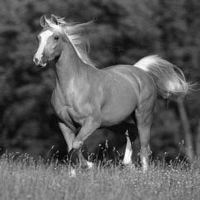
#> input picture Filters/palomino_horse.png, 200 x 200 px
$ python pca.py   (Python 2 division)
#> lines starting #> are read from the running program, lines starting #| are printed output that depends on the picture; long printed decimals are rounded
import numpy as np
import matplotlib.pyplot as plt
from PIL import Image
import Image
from numpy.linalg import eig
from numpy import cov
from pylab import imread,subplot,imshow,title,gray,figure,show,NullLocator

def LoadImage():
    image = Image.open("palomino_horse.png")
#> image is the input picture: PIL image 200x200 RGB; min 3, max 255, mean 89.8
    img = np.array(image)
    img =  img[:,:,0]

    # [8 lines of commented-out code are left out]

    im_width,im_height =image.size
#> im_width = 200; im_height = 200
    pixel_block = 10
    Features=[]
    for i in range(0,im_height,pixel_block): #row
        for j in range(0,im_width,pixel_block): #coliumn

            end_row = i+pixel_block
            end_column = j+pixel_block

            Features.append(img[end_row-pixel_block:end_row,end_column-pixel_block:end_column]) #100 dimensional vector 10 x 10
#> after the loop, Features = 400 items


    Features=np.array(Features)

    Features=Features.reshape(Features.shape[0],Features.shape[1]*Features.shape[2])
    return Features,img


def PCA(Features,image,n_components):

    D, V = eig(cov(Features, rowvar=False))
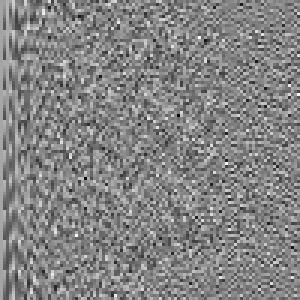
#> V: shape (100, 100) float64 (shown 3 times larger); min -0.394, max 0.367, mean 0.00101; drawn with min black and max white
#> D = 100 values, max 167143.1 at index 0, min 1.15 at index 75, mean 2168.6

    V = V[:, np.argsort(D)]  # Eigen vector with maximum variance is at last
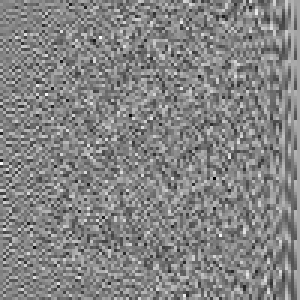
#> V: shape (100, 100) float64 (shown 3 times larger); min -0.394, max 0.367, mean 0.00101; drawn with min black and max white

    # eigen values are not very similar there is variation so the dataset is not in a good subspace

    X = Features - np.tile(Features.mean(axis=0), [Features.shape[0], 1])  #Centre data
    D = sorted(D, reverse=True)
#> D = 100 values, max 167143.1 at index 0, min 1.15 at index 99, mean 2168.6
    var = []

    for k in range(3):
        var.append(D[k])
#> after the loop, var = [167143.1, 13602.1, 12675.4]

    # Find info given by first component
    print np.sum(var)/np.sum(D)*100
#| 89.193
    #print "Variance", var
    #print "Component 1", V[:, -1]
    #print X.shape
    # Map X through the PCA (rotate axes):

    Z=  np.matmul(X, V) #score
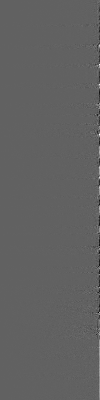
#> Z: shape (400, 100) float64; min -827.1, max 1330.5, mean 0; drawn with min black and max white
    num=1

    for component in n_components:

        T = Z[:,V.shape[0]-component:V.shape[0]]  # n pca

        E =  V[:, V.shape[0]-component:V.shape[0]] # n pca components(most variance)

        R = np.dot(T,np.transpose(E)) + np.mean(Features,axis=0)


    #Now reconstruct the whole image

        pixel_block = 10
        im_height= 200
        im_width=200
        Reconstructed_image = np.zeros(shape=(200,200))
        x=0
        for i in range(0, im_height, pixel_block):  # row (200)  #run 20 times
            for j in range(0, im_width, pixel_block):  #column (200)  #run 20 times
                end_row = i + pixel_block
                end_column = j + pixel_block
                Reconstructed_image[end_row-pixel_block:end_row,end_column-pixel_block:end_column]=np.reshape(R[x],(10,10))
                x+=1

        ax = subplot(3, 2, num, frame_on=False)
        ax.xaxis.set_major_locator(NullLocator())  # remove ticks
        ax.yaxis.set_major_locator(NullLocator())
        num += 1
        plt.imshow(np.flipud(Reconstructed_image),cmap='gray',origin='lower')
        plt.title('PCs # ' + str(component))
#> this loop made 4 passes
#> pass 1, in PCA, `R = np.dot(T,np.transpose(E)) + np.mean(Features,axis=0)`:
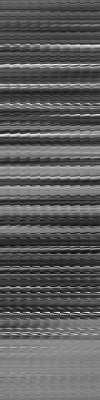
#> R: shape (400, 100) float64; min -16.59, max 273.3, mean 89.8; drawn with min black and max white
#> after the loop:
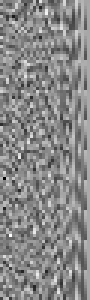
#> E: shape (100, 30) float64 (shown 3 times larger); min -0.394, max 0.349, mean 0.00337; drawn with min black and max white
#> after the loop:
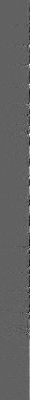
#> T: shape (400, 30) float64; min -827.1, max 1330.5, mean 0; drawn with min black and max white
#> after the loop, num = 5

    plt.show()
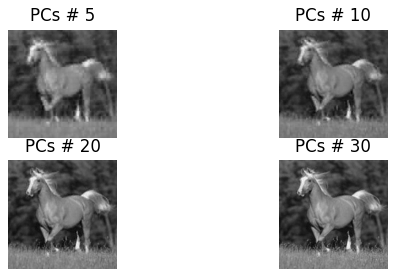
#> figure drawn by matplotlib, 4 panels

    #plt.imshow(Reconstructed_image,cmap='gray')
    #plt.show()


def Main():
    n_components=[5,10,20,30]
    Features,image = LoadImage()
    PCA(Features,image,n_components)


Main()
